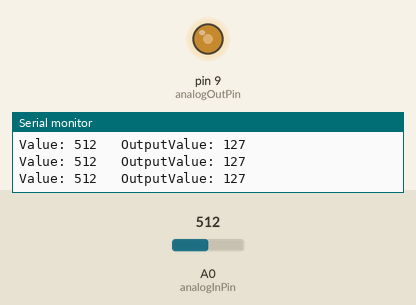
The sketch below on a simulated Arduino Uno, built with avr-gcc and run on an emulated ATmega328P. Parts: output pins drawn as LEDs (lit = HIGH), the last lines printed to the serial monitor. The inputs (shaded band) are chosen by the test bench; at power-on: A0 (analogInPin) = 512.

Above: at 1.2 s.
1.3 s: A0 (analogInPin) set to 44
At 2.5 s:
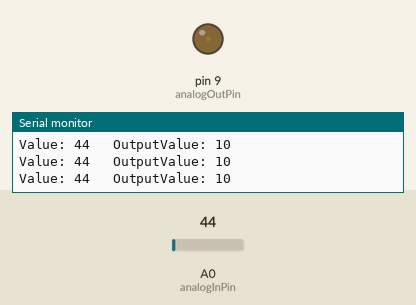
2.8 s: A0 (analogInPin) set to 36
At 3.1 s:
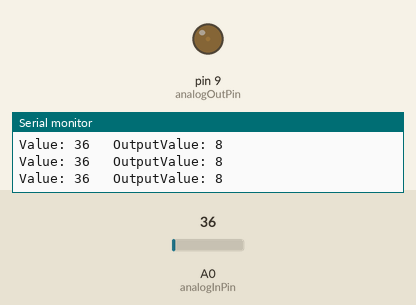
4.3 s: A0 (analogInPin) set to 11
At 5.4 s:
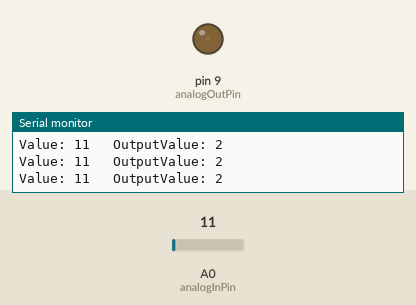
7.3 s: A0 (analogInPin) set to 8
At 7.7 s:
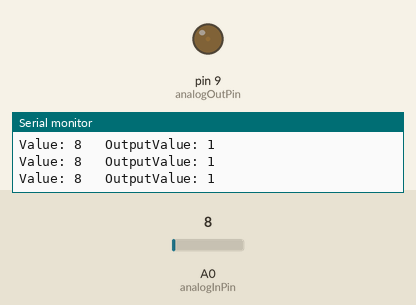
8.8 s: A0 (analogInPin) set to 716
At 9.4 s:
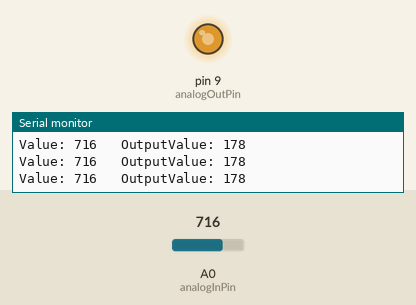
10.3 s: A0 (analogInPin) set to 0
At 11.8 s:
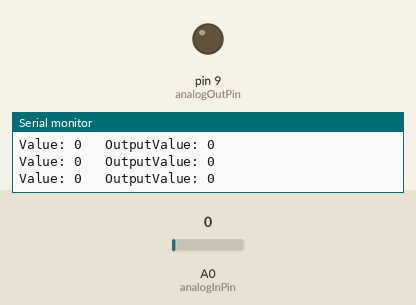
Timing chart, 0 to 12.8 s (numbered marks = the images above; inputs shaded):
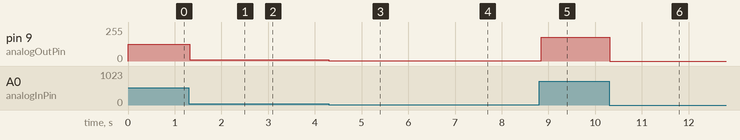

Measured:
- after the input at 1.3 s, pin 9 (analogOutPin): 127/255 → 10/255 at once
- after the input at 2.8 s, pin 9 (analogOutPin): 10/255 → 8/255 at once
- after the input at 4.3 s, pin 9 (analogOutPin): 8/255 → 2/255 at once
- after the input at 7.3 s, pin 9 (analogOutPin): 2/255 → 1/255 at once
- after the input at 8.8 s, pin 9 (analogOutPin): 1/255 → 178/255 after 0.05 s
- after the input at 10.3 s, pin 9 (analogOutPin): 178/255 → 0/255 at once

The sketch:

AnalogInOut.ino
```cpp
const int analogInPin = A0;
const int analogOutPin = 9;

int sensorValue = 0;
int outputValue = 0;


void setup() {

  Serial.begin(9600);

}

void loop() {

  // read analog value as 10 bit
  sensorValue = analogRead(analogInPin);

  // change range from 10 bit to 8 bit
  outputValue = map(sensorValue, 0, 1023, 0, 255);

  // write analog value as 8 bit
  analogWrite(analogOutPin, outputValue);

  Serial.print("Value: ");
  Serial.print(sensorValue);
  Serial.print("\t OutputValue: ");
  Serial.print(outputValue);
  Serial.println();
  delay(50);

}
```
